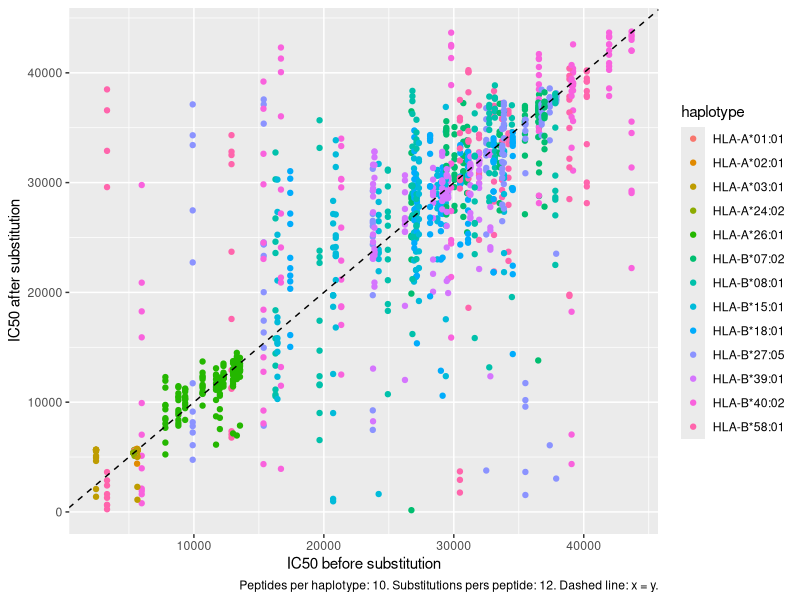

Generate this figure with R: (Note: this script raises an error after producing the figure.)
# Get the distributions of IC50s for random peptides per haplotype
suppressMessages(library(ggplot2))
suppressMessages(library(dplyr))
suppressMessages(library(testthat))

df <- readr::read_csv("delta_ic50s_per_haplotype.csv")

#  geom_segment(aes(x = from_ic50, y = from_ic50, xend = from_ic50, yend = to_ic50)) +

n_peptides <- length(unique(df$from_peptide))
n_muts <- length(unique(df$to_peptide)) / n_peptides



df$haplotype <- as.factor(df$haplotype)
ggplot(df, aes(color = haplotype)) +
  geom_point(aes(x = from_ic50, y = to_ic50)) +
  geom_abline(slope = 1, intercept = 0, lty = "dashed") +
  xlab("IC50 before substitution") +
  ylab("IC50 after substitution") +
  labs(
    caption = glue::glue(
      "Peptides per haplotype: {n_peptides}. ",
      "Substitutions pers peptide: {n_muts}. ",
      "Dashed line: x = y."
    )
  ) + ggsave("delta_ic50s_per_haplotype.png", width = 7, height = 7)
